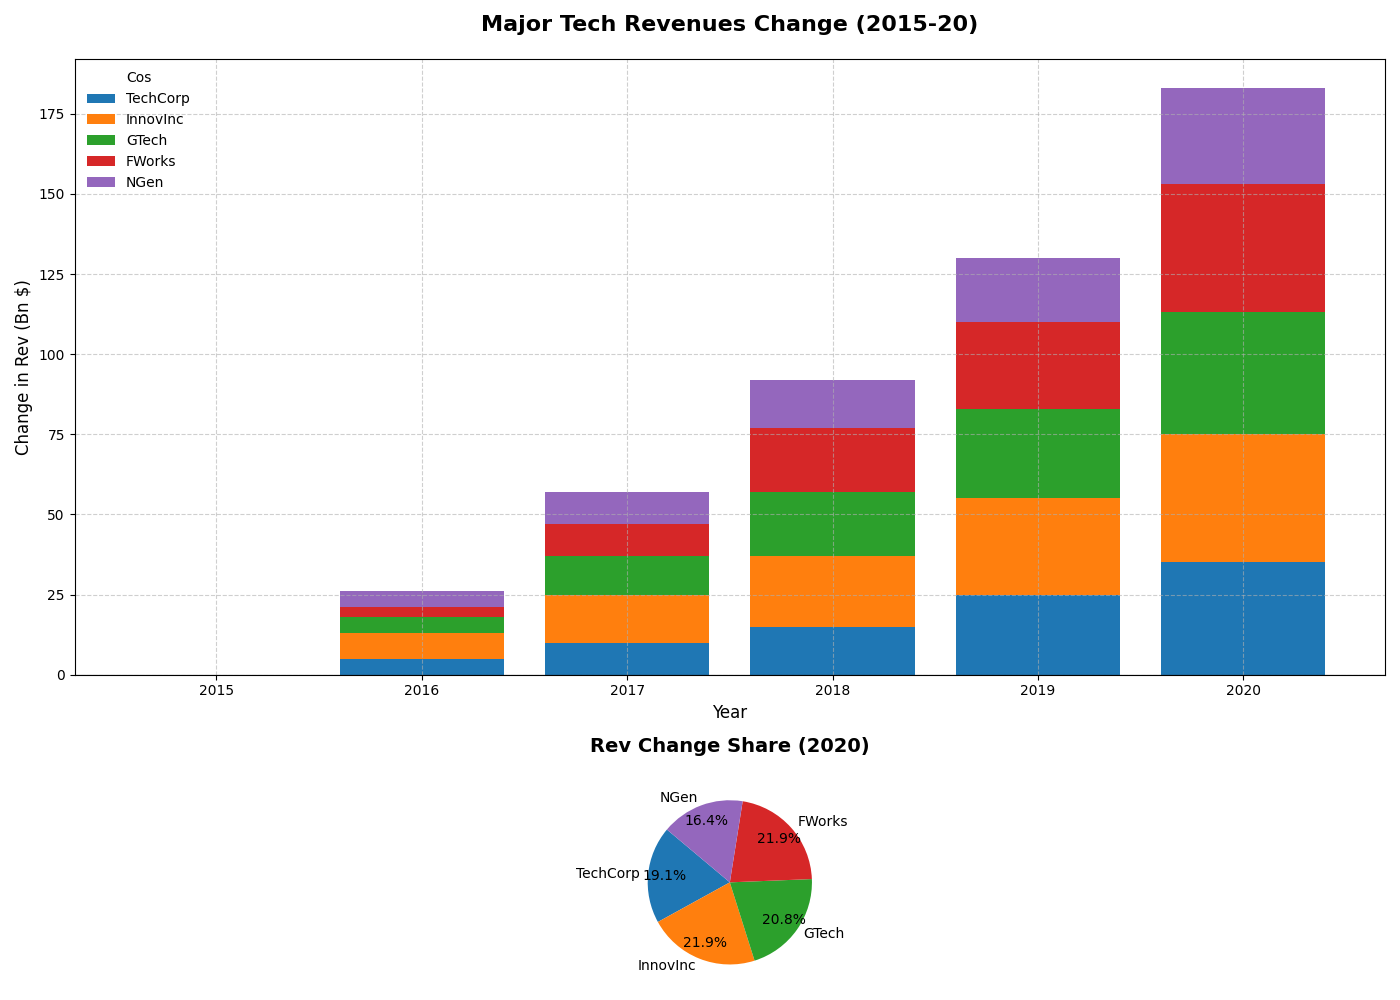

Python code for this plot:
import matplotlib.pyplot as plt
import numpy as np

years = np.arange(2015, 2021)

companies = ['TechCorp', 'InnovInc', 'GTech', 'FWorks', 'NGen']
techcorp_revenue = np.array([50, 55, 60, 65, 75, 85])
innovinc_revenue = np.array([40, 48, 55, 62, 70, 80])
gtech_revenue = np.array([30, 35, 42, 50, 58, 68])
fworks_revenue = np.array([25, 28, 35, 45, 52, 65])
ngen_revenue = np.array([20, 25, 30, 35, 40, 50])

# Calculate changes from the baseline (2015 revenues)
revenues_change = np.array([
    techcorp_revenue - techcorp_revenue[0],
    innovinc_revenue - innovinc_revenue[0],
    gtech_revenue - gtech_revenue[0],
    fworks_revenue - fworks_revenue[0],
    ngen_revenue - ngen_revenue[0]
])

fig, (ax1, ax2) = plt.subplots(2, 1, figsize=(14, 10), gridspec_kw={'height_ratios': [3, 1]})

colors = ['#1f77b4', '#ff7f0e', '#2ca02c', '#d62728', '#9467bd']

# Diverging bar chart
for i in range(len(companies)):
    if i == 0:
        ax1.bar(years, revenues_change[i], color=colors[i], label=companies[i])
    else:
        bottom = np.sum(revenues_change[:i], axis=0)
        ax1.bar(years, revenues_change[i], color=colors[i], bottom=bottom, label=companies[i])

ax1.axhline(0, color='black', linewidth=0.8) # Central axis
ax1.set_title('Major Tech Revenues Change (2015-20)', fontsize=16, fontweight='bold', pad=20)
ax1.set_xlabel('Year', fontsize=12)
ax1.set_ylabel('Change in Rev (Bn $)', fontsize=12)
ax1.set_xticks(years)
ax1.legend(title="Cos", loc='upper left', fontsize=10, frameon=False)
ax1.grid(True, linestyle='--', alpha=0.6)

revenue_2020 = revenues_change[:, -1]
ax2.pie(revenue_2020, labels=companies, autopct='%1.1f%%', colors=colors, startangle=140, pctdistance=0.8)
ax2.set_title('Rev Change Share (2020)', fontsize=14, fontweight='bold', pad=20)

plt.tight_layout()
plt.show()
